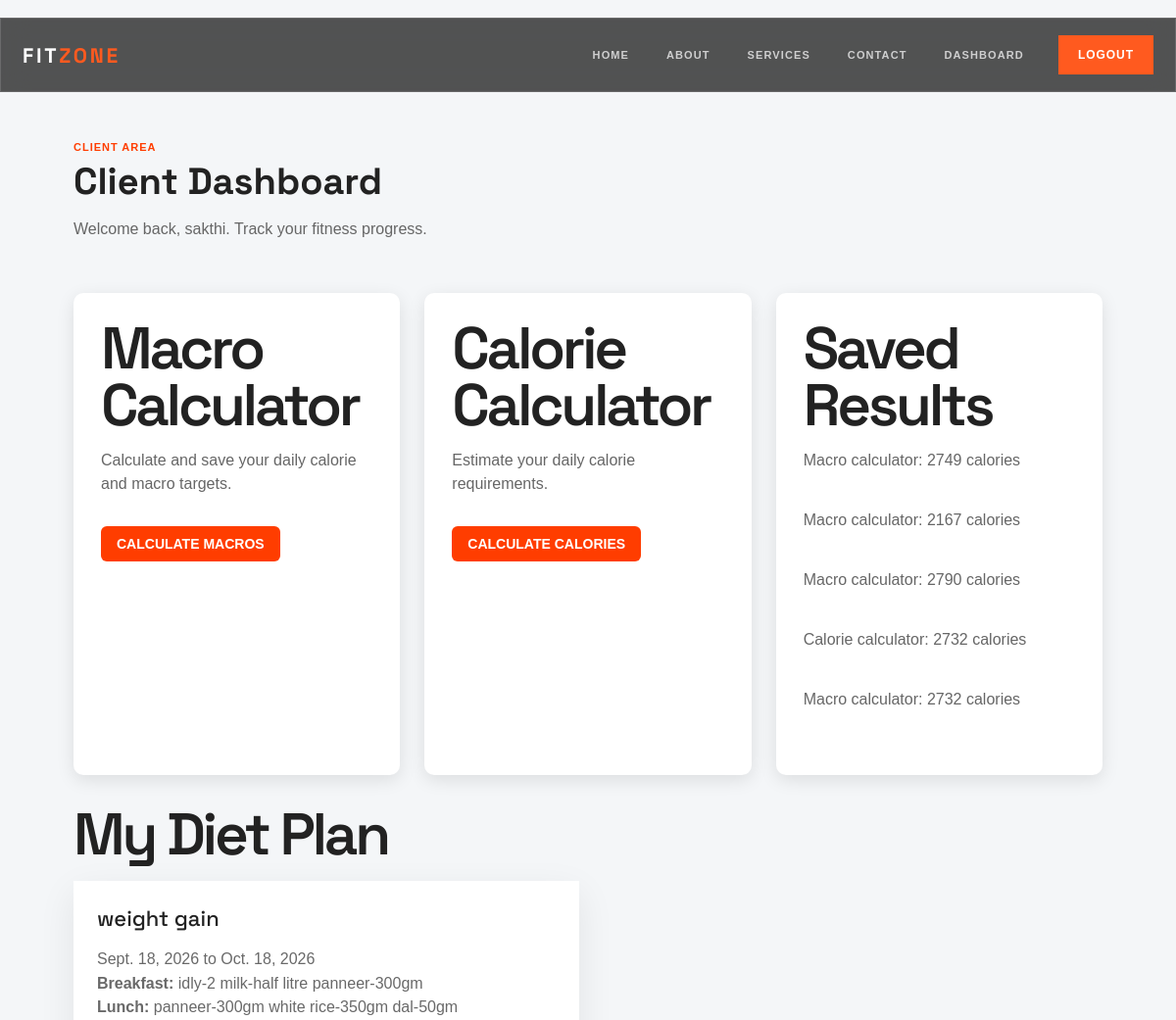
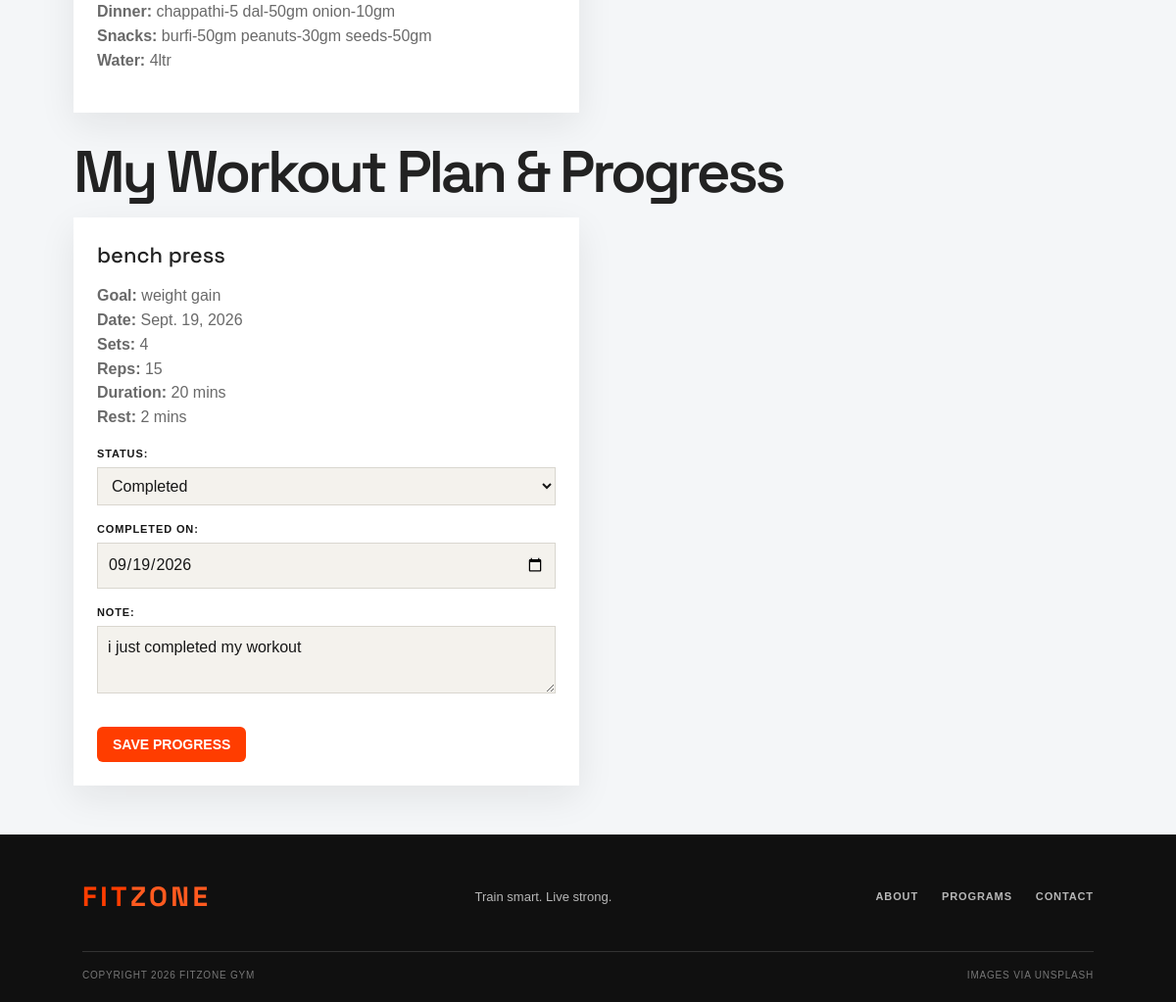
/client-dashboard/ (signed in), run on the app's committed database (2 pictures, top to bottom).
### star/models.py (models this page shows, shortened)
class CalculatorRecord(models.Model):
    CALCULATOR_CHOICES = (("calorie", "Calorie calculator"), ("macro", "Macro calculator"))
    user = models.ForeignKey(
        settings.AUTH_USER_MODEL,
        on_delete=models.CASCADE,
        related_name="calculator_records",
    )
    calculator_type = models.CharField(max_length=10, choices=CALCULATOR_CHOICES)
    age = models.PositiveIntegerField()
    sex = models.CharField(max_length=10)
    height_cm = models.DecimalField(max_digits=6, decimal_places=2)
    weight_kg = models.DecimalField(max_digits=6, decimal_places=2)
    activity = models.DecimalField(max_digits=4, decimal_places=2)
    calories = models.PositiveIntegerField()
    protein_grams = models.PositiveIntegerField()
    carbohydrate_grams = models.PositiveIntegerField()
    fat_grams = models.PositiveIntegerField()
    created_at = models.DateTimeField(auto_now_add=True)
    class Meta:
        ordering = ("-created_at",)

class DietPlan(models.Model):
    coach = models.ForeignKey(settings.AUTH_USER_MODEL, on_delete=models.CASCADE, related_name="diet_plans")
    client = models.ForeignKey(MemberProfile, on_delete=models.CASCADE, related_name="diet_plans")
    goal = models.CharField(max_length=150)
    breakfast = models.TextField()
    lunch = models.TextField()
    dinner = models.TextField()
    snacks = models.TextField(blank=True)
    water_intake = models.CharField(max_length=100)
    instructions = models.TextField(blank=True)
    start_date = models.DateField()
    end_date = models.DateField()
    created_at = models.DateTimeField(auto_now_add=True)
    updated_at = models.DateTimeField(auto_now=True)
    class Meta:
        ordering = ("-updated_at",)

class WorkoutCompletion(models.Model):
    STATUS_CHOICES = (("pending", "Pending"), ("completed", "Completed"))
    workout = models.OneToOneField(WorkoutPlan, on_delete=models.CASCADE, related_name="completion")
    client = models.ForeignKey(MemberProfile, on_delete=models.CASCADE, related_name="workout_completions")
    status = models.CharField(max_length=10, choices=STATUS_CHOICES, default="pending")
    completed_on = models.DateField(null=True, blank=True)
    note = models.TextField(blank=True)
    updated_at = models.DateTimeField(auto_now=True)
    class Meta:
        ordering = ("-updated_at",)

class WorkoutPlan(models.Model):
    coach = models.ForeignKey(settings.AUTH_USER_MODEL, on_delete=models.CASCADE, related_name="workout_plans")
    client = models.ForeignKey(MemberProfile, on_delete=models.CASCADE, related_name="workout_plans")
    goal = models.CharField(max_length=150)
    workout_date = models.DateField()
    exercise = models.CharField(max_length=200)
    sets = models.PositiveIntegerField()
    reps = models.PositiveIntegerField()
    duration = models.CharField(max_length=100, blank=True)
    rest_time = models.CharField(max_length=100, blank=True)
    instructions = models.TextField(blank=True)
    created_at = models.DateTimeField(auto_now_add=True)
    updated_at = models.DateTimeField(auto_now=True)
    class Meta:
        ordering = ("-workout_date", "exercise")

### star/views.py (the view)
# urls.py: path("client-dashboard/",views.client_dashboard,name="client_dashboard"),
@login_required
def client_dashboard(request):
    if request.user.member_profile.role != "client":
        return redirect("coach_dashboard")
    profile = request.user.member_profile
    completions = WorkoutCompletion.objects.filter(client=profile).select_related("workout")
    if request.method == "POST":
        completion = get_object_or_404(completions, pk=request.POST.get("completion_id"))
        form = WorkoutCompletionForm(request.POST, instance=completion)
        if form.is_valid():
            form.save()
            return redirect("client_dashboard")
    return render(request, "client_dashboard.html", {
        "profile": profile,
        "recent_calculations": request.user.calculator_records.all()[:5],
        "diet_plans": DietPlan.objects.filter(client=profile).select_related("coach"),
        "workout_completions": completions,
        "workout_items": [(item, WorkoutCompletionForm(instance=item)) for item in completions],
    })

### star/templates/client_dashboard.html (shortened to what this page needs)
{% extends "base.html" %}
{% block content %}
<main class="dashboard">
    <div class="dashboard-header"><div><p class="dashboard-label">Client Area</p><h1>Client Dashboard</h1><p>Welcome back, {{ user.first_name|default:user.username }}. Track your fitness progress.</p></div></div>
    <div class="dashboard-grid">
        <div class="dashboard-card"><h2>Macro Calculator</h2><p>Calculate and save your daily calorie and macro targets.</p><a href="{% url 'calculator' 'macro' %}" class="dashboard-link">Calculate Macros</a></div>
        <div class="dashboard-card"><h2>Calorie Calculator</h2><p>Estimate your daily calorie requirements.</p><a href="{% url 'calculator' 'calorie' %}" class="dashboard-link">Calculate Calories</a></div>
        <div class="dashboard-card"><h2>Saved Results</h2>{% for calculation in recent_calculations %}<p>{{ calculation.get_calculator_type_display }}: {{ calculation.calories }} calories</p>{% empty %}<p>Your saved calculator results will appear here.</p>{% endfor %}</div>
    </div>
    <section class="client-section"><h2>My Diet Plan</h2><div class="client-grid">{% for plan in diet_plans %}<article class="client-card"><h3>{{ plan.goal }}</h3><p>{{ plan.start_date }} to {{ plan.end_date }}<br><strong>Breakfast:</strong> {{ plan.breakfast }}<br><strong>Lunch:</strong> {{ plan.lunch }}<br><strong>Dinner:</strong> {{ plan.dinner }}<br><strong>Snacks:</strong> {{ plan.snacks|default:'None' }}<br><strong>Water:</strong> {{ plan.water_intake }}</p>{% if plan.instructions %}<p><strong>Instructions:</strong> {{ plan.instructions }}</p>{% endif %}</article>{% empty %}<p class="client-muted">No diet plan has been assigned yet.</p>{% endfor %}</div></section>
    <section class="client-section"><h2>My Workout Plan &amp; Progress</h2><div class="client-grid">{% for item, form in workout_items %}<article class="client-card"><h3>{{ item.workout.exercise }}</h3><p><strong>Goal:</strong> {{ item.workout.goal }}<br><strong>Date:</strong> {{ item.workout.workout_date }}<br><strong>Sets:</strong> {{ item.workout.sets }}<br><strong>Reps:</strong> {{ item.workout.reps }}{% if item.workout.duration %}<br><strong>Duration:</strong> {{ item.workout.duration }}{% endif %}{% if item.workout.rest_time %}<br><strong>Rest:</strong> {{ item.workout.rest_time }}{% endif %}</p>{% if item.workout.instructions %}<p>{{ item.workout.instructions }}</p>{% endif %}<form method="post">{% csrf_token %}<input type="hidden" name="completion_id" value="{{ item.pk }}">{{ form.as_p }}<button class="dashboard-link" type="submit">Save progress</button></form></article>{% empty %}<p class="client-muted">No workout tasks have been assigned yet.</p>{% endfor %}</div></section>
</main>
{% endblock %}

### star/templates/base.html (shortened to what this page needs)
{% load static %}
<!DOCTYPE html>
<html lang="en">
<head>
    <link rel="stylesheet" href="{% static 'css/bootstrap.min.css' %}">
    <link rel="stylesheet" href="{% static 'css/font-awesome.css' %}">
    <link rel="stylesheet" href="{% static 'css/templatemo-training-studio.css' %}">
    <link rel="stylesheet" href="{% static 'css/style.css' %}">
</head>
<body>
<header class="header-area header-sticky">
    <div class="container">
        <div class="row">
            <div class="col-12">
                <nav class="main-nav">
                    <a href="{% url 'index' %}" class="logo">
                        FIT<span>ZONE</span>
                    </a>
                    <ul class="nav">
                        <li>
                            <a href="{% url 'index' %}">Home</a>
                        </li>
                        <li>
                            <a href="{% url 'about' %}">About</a>
                        </li>
                        <li>
                            <a href="{% url 'services' %}">Services</a>
                        </li>
                        <li>
                            <a href="{% url 'contact' %}">Contact</a>
                        </li>
                        {% if user.is_authenticated %}
                            <li><a href="{% url 'dashboard' %}">Dashboard</a></li>
                            <li class="main-button">
                                <form method="POST" action="{% url 'logout' %}">
                                    <button type="submit">Logout</button>
                                </form>
                            </li>
                        {% else %}
                            <li><a href="{% url 'login' %}">Login</a></li>
                            <li class="main-button"><a href="{% url 'choose_role' %}">Join Now</a></li>
                        {% endif %}
                    </ul>
                </nav>
            </div>
        </div>
    </div>
</header>
{% block content %}
{% endblock %}
<footer class="site-footer">
    <div class="footer-inner">
        <a href="{% url 'index' %}" class="logo">FIT<span>ZONE</span></a>
        <p>Train smart. Live strong.</p>
        <div class="footer-links"><a href="{% url 'about' %}">About</a><a href="{% url 'services' %}">Programs</a><a href="{% url 'contact' %}">Contact</a></div>
    </div>
    <div class="footer-bottom"><span>Copyright 2026 FitZone Gym</span><span>Images via Unsplash</span></div>
</footer>
</body>
</html>

### star/templates/client_dashboard.html (style rules this page uses)
.client-section { margin-top: 32px; }
.client-section > h2 { margin-bottom: 18px; font-family: 'Space Grotesk', sans-serif; }
.client-grid { display: grid; grid-template-columns: repeat(2, minmax(0, 1fr)); gap: 18px; }
.client-card { padding: 24px; background: var(--white); box-shadow: 0 12px 35px rgba(23,23,23,.08); }
.client-card h3 { margin: 0 0 10px; font: 500 22px 'Space Grotesk', sans-serif; }
.client-card p { color: var(--muted); line-height: 1.55; }
.client-card label { display: block; margin: 10px 0 5px; color: var(--ink); font-size: 11px; font-weight: 700; letter-spacing: .08em; text-transform: uppercase; }
.client-card select, .client-card input, .client-card textarea { width: 100%; padding: 9px 10px; border: 1px solid var(--line); color: var(--ink); background: var(--paper); font: inherit; }
.client-card textarea { resize: vertical; }
.client-card .dashboard-link { margin-top: 10px; }

### data on the page
CalculatorRecord: calculator_type "Macro calculator", calories "2749"
CalculatorRecord: calculator_type "Macro calculator", calories "2167"
CalculatorRecord: calculator_type "Macro calculator", calories "2790"
CalculatorRecord: calculator_type "Calorie calculator", calories "2732"
CalculatorRecord: calculator_type "Macro calculator", calories "2732"
DietPlan: goal "weight gain", start_date "Sept. 18, 2026", end_date "Oct. 18, 2026", breakfast "idly-2 milk-half litre panneer-300gm", lunch "panneer-300gm white rice-350gm dal-50gm", dinner "chappathi-5 dal-50gm onion-10gm", snacks "burfi-50gm peanuts-30gm seeds-50gm", water_intake "4ltr"
WorkoutCompletion: workout.exercise "bench press", workout.goal "weight gain", workout.workout_date "Sept. 19, 2026", workout.sets "4", workout.reps "15", workout.duration "20 mins", workout.rest_time "2 mins", status "Completed", completed_on "09/19/2026", note "i just completed my workout"

### other printed values
{{ user.first_name|default:user.username }} "sakthi"
